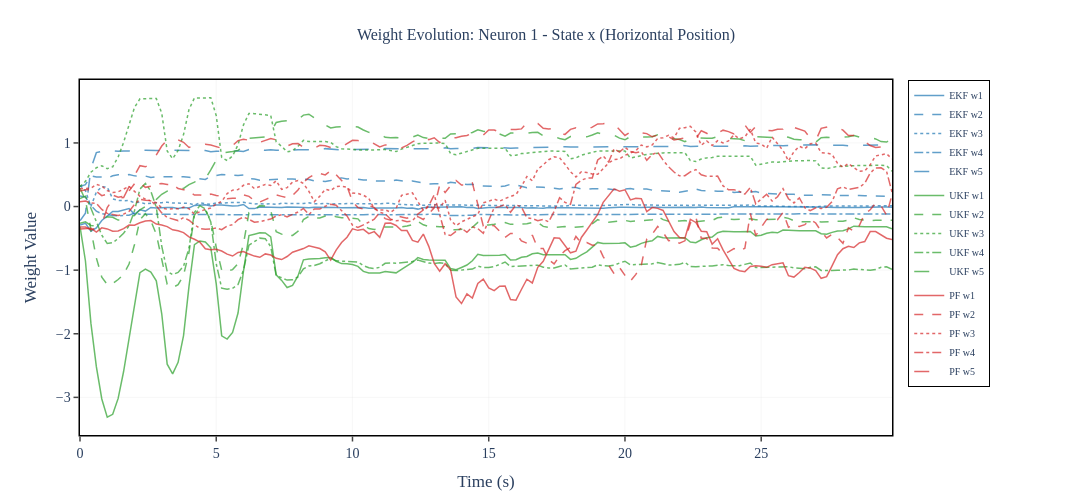
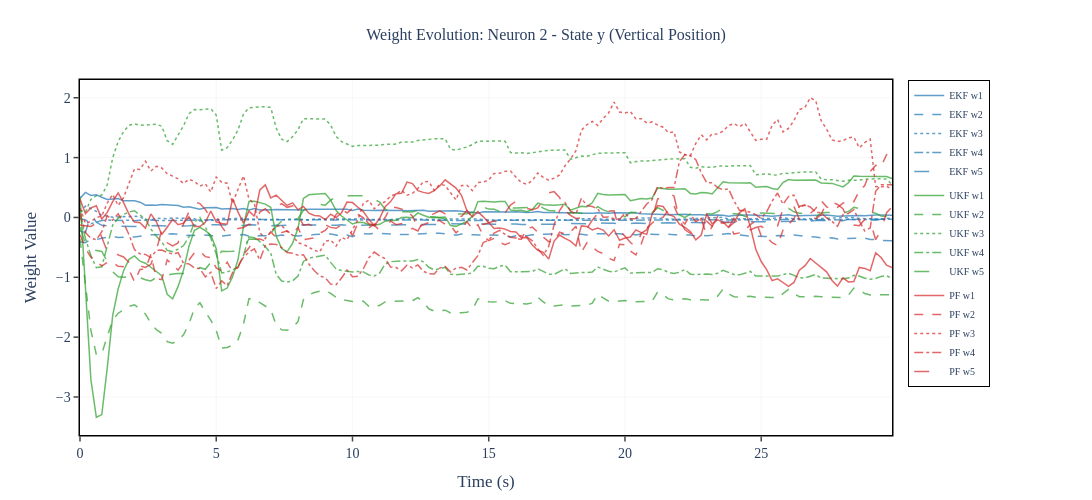
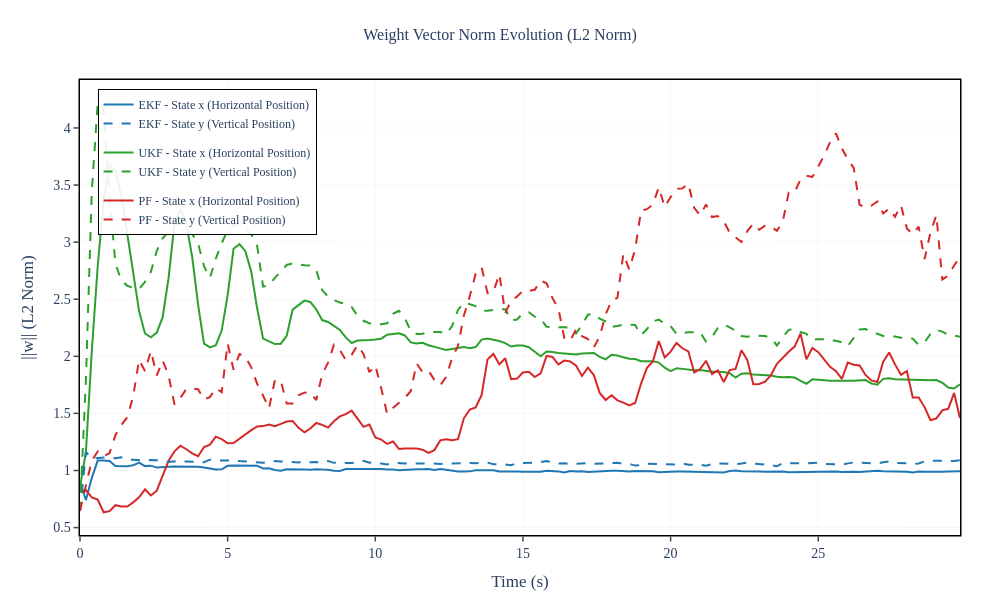

The cell these charts' notebook holds for them, in order:
### Code cell
# ============================================================
# Weight Evolution Plots (Thesis Quality)
# ============================================================

# Convert weight histories to arrays for easier plotting
weights_history_ekf_array = [np.array(weights_history_ekf[i]) for i in range(num_neurons)]
weights_history_ukf_array = [np.array(weights_history_ukf[i]) for i in range(num_neurons)]
weights_history_pf_array = [np.array(weights_history_pf[i]) for i in range(num_neurons)]

# Time vector for weight evolution (sampled every 10 steps)
t_weights = np.arange(0, len(weights_history_ekf[0])) * 10 * dt

state_names = ['x (Horizontal Position)', 'y (Vertical Position)', 'θ (Orientation)']
filter_colors = {'EKF': '#1f77b4', 'UKF': '#2ca02c', 'PF': '#d62728'}

# Plot weight evolution for each state (neuron)
for neuron_idx in range(num_neurons):
    fig_weights = go.Figure()
    
    # Get number of weights for this neuron
    n_weights = weights_history_ekf_array[neuron_idx].shape[1]
    
    # Plot only a subset of weights to avoid overcrowding (e.g., first 5 weights)
    weights_to_plot = min(5, n_weights)
    
    # EKF weights
    for w_idx in range(weights_to_plot):
        fig_weights.add_trace(go.Scatter(
            x=t_weights,
            y=weights_history_ekf_array[neuron_idx][:, w_idx],
            mode='lines',
            name=f'EKF w{w_idx+1}',
            line=dict(color=filter_colors['EKF'], width=1.5, dash=['solid', 'dash', 'dot', 'dashdot', 'longdash'][w_idx % 5]),
            opacity=0.7,
            legendgroup='EKF',
            showlegend=True
        ))
    
    # UKF weights
    for w_idx in range(weights_to_plot):
        fig_weights.add_trace(go.Scatter(
            x=t_weights,
            y=weights_history_ukf_array[neuron_idx][:, w_idx],
            mode='lines',
            name=f'UKF w{w_idx+1}',
            line=dict(color=filter_colors['UKF'], width=1.5, dash=['solid', 'dash', 'dot', 'dashdot', 'longdash'][w_idx % 5]),
            opacity=0.7,
            legendgroup='UKF',
            showlegend=True
        ))
    
    # PF weights
    for w_idx in range(weights_to_plot):
        fig_weights.add_trace(go.Scatter(
            x=t_weights,
            y=weights_history_pf_array[neuron_idx][:, w_idx],
            mode='lines',
            name=f'PF w{w_idx+1}',
            line=dict(color=filter_colors['PF'], width=1.5, dash=['solid', 'dash', 'dot', 'dashdot', 'longdash'][w_idx % 5]),
            opacity=0.7,
            legendgroup='PF',
            showlegend=True
        ))
    
    fig_weights.update_layout(
        title={
            'text': f'Weight Evolution: Neuron {neuron_idx+1} - State {state_names[neuron_idx]}',
            'x': 0.5,
            'xanchor': 'center',
            'font': {'size': thesis_config['title_font_size'], 'family': thesis_config['font_family']}
        },
        xaxis_title='Time (s)',
        yaxis_title='Weight Value',
        xaxis=dict(
            showgrid=True,
            gridcolor=thesis_config['grid_color'],
            gridwidth=thesis_config['grid_width'],
            showline=True,
            linewidth=1.5,
            linecolor='black',
            mirror=True,
            ticks='outside',
            tickwidth=1.5,
            ticklen=5
        ),
        yaxis=dict(
            showgrid=True,
            gridcolor=thesis_config['grid_color'],
            gridwidth=thesis_config['grid_width'],
            showline=True,
            linewidth=1.5,
            linecolor='black',
            mirror=True,
            ticks='outside',
            tickwidth=1.5,
            ticklen=5
        ),
        legend=dict(
            x=1.02,
            y=1.0,
            xanchor='left',
            yanchor='top',
            bgcolor='rgba(255, 255, 255, 0.9)',
            bordercolor='black',
            borderwidth=1,
            font=dict(size=10, family=thesis_config['font_family']),
            tracegroupgap=5
        ),
        font=dict(size=thesis_config['font_size'], family=thesis_config['font_family']),
        plot_bgcolor='white',
        paper_bgcolor='white',
        width=1200,
        height=500,
        margin=dict(l=80, r=200, t=80, b=60)
    )
    
    fig_weights.show()

# Plot weight norm evolution (L2 norm of all weights per neuron)
fig_norms = go.Figure()

for neuron_idx in range(num_neurons):
    # Calculate L2 norms
    ekf_norms = np.linalg.norm(weights_history_ekf_array[neuron_idx], axis=1)
    ukf_norms = np.linalg.norm(weights_history_ukf_array[neuron_idx], axis=1)
    pf_norms = np.linalg.norm(weights_history_pf_array[neuron_idx], axis=1)
    
    # EKF norm
    fig_norms.add_trace(go.Scatter(
        x=t_weights,
        y=ekf_norms,
        mode='lines',
        name=f'EKF - State {state_names[neuron_idx]}',
        line=dict(color=filter_colors['EKF'], width=2, dash=['solid', 'dash', 'dot'][neuron_idx]),
        legendgroup='EKF'
    ))
    
    # UKF norm
    fig_norms.add_trace(go.Scatter(
        x=t_weights,
        y=ukf_norms,
        mode='lines',
        name=f'UKF - State {state_names[neuron_idx]}',
        line=dict(color=filter_colors['UKF'], width=2, dash=['solid', 'dash', 'dot'][neuron_idx]),
        legendgroup='UKF'
    ))
    
    # PF norm
    fig_norms.add_trace(go.Scatter(
        x=t_weights,
        y=pf_norms,
        mode='lines',
        name=f'PF - State {state_names[neuron_idx]}',
        line=dict(color=filter_colors['PF'], width=2, dash=['solid', 'dash', 'dot'][neuron_idx]),
        legendgroup='PF'
    ))

fig_norms.update_layout(
    title={
        'text': 'Weight Vector Norm Evolution (L2 Norm)',
        'x': 0.5,
        'xanchor': 'center',
        'font': {'size': thesis_config['title_font_size'], 'family': thesis_config['font_family']}
    },
    xaxis_title='Time (s)',
    yaxis_title='||w|| (L2 Norm)',
    xaxis=dict(
        showgrid=True,
        gridcolor=thesis_config['grid_color'],
        gridwidth=thesis_config['grid_width'],
        showline=True,
        linewidth=1.5,
        linecolor='black',
        mirror=True,
        ticks='outside',
        tickwidth=1.5,
        ticklen=5
    ),
    yaxis=dict(
        showgrid=True,
        gridcolor=thesis_config['grid_color'],
        gridwidth=thesis_config['grid_width'],
        showline=True,
        linewidth=1.5,
        linecolor='black',
        mirror=True,
        ticks='outside',
        tickwidth=1.5,
        ticklen=5
    ),
    legend=dict(
        x=0.02,
        y=0.98,
        xanchor='left',
        yanchor='top',
        bgcolor='rgba(255, 255, 255, 0.9)',
        bordercolor='black',
        borderwidth=1,
        font=dict(size=thesis_config['legend_font_size'], family=thesis_config['font_family'])
    ),
    font=dict(size=thesis_config['font_size'], family=thesis_config['font_family']),
    plot_bgcolor='white',
    paper_bgcolor='white',
    width=thesis_config['plot_width'],
    height=600,
    margin=dict(l=80, r=40, t=80, b=60)
)

fig_norms.show()

print("\n✅ Weight evolution plots generated successfully")

### Figure 1 — Plotly figure (JSON) as saved in the notebook; plotly's stock layout.template omitted (floating-point values rounded to 4 significant figures; data arrays with more than 128 entries replaced by an {"elided": "..."} marker saying what was removed)
{"data": [{"legendgroup": "EKF", "line": {"color": "#1f77b4", "dash": "solid", "width": 1.5}, "mode": "lines", "name": "EKF w1", "opacity": 0.7, "showlegend": true, "type": "scatter", "x": {"elided": "150 float values"}, "y": {"elided": "150 float values"}}, {"legendgroup": "EKF", "line": {"color": "#1f77b4", "dash": "dash", "width": 1.5}, "mode": "lines", "name": "EKF w2", "opacity": 0.7, "showlegend": true, "type": "scatter", "x": {"elided": "150 float values"}, "y": {"elided": "150 float values"}}, {"legendgroup": "EKF", "line": {"color": "#1f77b4", "dash": "dot", "width": 1.5}, "mode": "lines", "name": "EKF w3", "opacity": 0.7, "showlegend": true, "type": "scatter", "x": {"elided": "150 float values"}, "y": {"elided": "150 float values"}}, {"legendgroup": "EKF", "line": {"color": "#1f77b4", "dash": "dashdot", "width": 1.5}, "mode": "lines", "name": "EKF w4", "opacity": 0.7, "showlegend": true, "type": "scatter", "x": {"elided": "150 float values"}, "y": {"elided": "150 float values"}}, {"legendgroup": "EKF", "line": {"color": "#1f77b4", "dash": "longdash", "width": 1.5}, "mode": "lines", "name": "EKF w5", "opacity": 0.7, "showlegend": true, "type": "scatter", "x": {"elided": "150 float values"}, "y": {"elided": "150 float values"}}, {"legendgroup": "UKF", "line": {"color": "#2ca02c", "dash": "solid", "width": 1.5}, "mode": "lines", "name": "UKF w1", "opacity": 0.7, "showlegend": true, "type": "scatter", "x": {"elided": "150 float values"}, "y": {"elided": "150 float values"}}, {"legendgroup": "UKF", "line": {"color": "#2ca02c", "dash": "dash", "width": 1.5}, "mode": "lines", "name": "UKF w2", "opacity": 0.7, "showlegend": true, "type": "scatter", "x": {"elided": "150 float values"}, "y": {"elided": "150 float values"}}, {"legendgroup": "UKF", "line": {"color": "#2ca02c", "dash": "dot", "width": 1.5}, "mode": "lines", "name": "UKF w3", "opacity": 0.7, "showlegend": true, "type": "scatter", "x": {"elided": "150 float values"}, "y": {"elided": "150 float values"}}, {"legendgroup": "UKF", "line": {"color": "#2ca02c", "dash": "dashdot", "width": 1.5}, "mode": "lines", "name": "UKF w4", "opacity": 0.7, "showlegend": true, "type": "scatter", "x": {"elided": "150 float values"}, "y": {"elided": "150 float values"}}, {"legendgroup": "UKF", "line": {"color": "#2ca02c", "dash": "longdash", "width": 1.5}, "mode": "lines", "name": "UKF w5", "opacity": 0.7, "showlegend": true, "type": "scatter", "x": {"elided": "150 float values"}, "y": {"elided": "150 float values"}}, {"legendgroup": "PF", "line": {"color": "#d62728", "dash": "solid", "width": 1.5}, "mode": "lines", "name": "PF w1", "opacity": 0.7, "showlegend": true, "type": "scatter", "x": {"elided": "150 float values"}, "y": {"elided": "150 float values"}}, {"legendgroup": "PF", "line": {"color": "#d62728", "dash": "dash", "width": 1.5}, "mode": "lines", "name": "PF w2", "opacity": 0.7, "showlegend": true, "type": "scatter", "x": {"elided": "150 float values"}, "y": {"elided": "150 float values"}}, {"legendgroup": "PF", "line": {"color": "#d62728", "dash": "dot", "width": 1.5}, "mode": "lines", "name": "PF w3", "opacity": 0.7, "showlegend": true, "type": "scatter", "x": {"elided": "150 float values"}, "y": {"elided": "150 float values"}}, {"legendgroup": "PF", "line": {"color": "#d62728", "dash": "dashdot", "width": 1.5}, "mode": "lines", "name": "PF w4", "opacity": 0.7, "showlegend": true, "type": "scatter", "x": {"elided": "150 float values"}, "y": {"elided": "150 float values"}}, {"legendgroup": "PF", "line": {"color": "#d62728", "dash": "longdash", "width": 1.5}, "mode": "lines", "name": "PF w5", "opacity": 0.7, "showlegend": true, "type": "scatter", "x": {"elided": "150 float values"}, "y": {"elided": "150 float values"}}], "layout": {"font": {"family": "Computer Modern, serif", "size": 14}, "height": 500, "legend": {"bgcolor": "rgba(255, 255, 255, 0.9)", "bordercolor": "black", "borderwidth": 1, "font": {"family": "Computer Modern, serif", "size": 10}, "tracegroupgap": 5, "x": 1.02, "xanchor": "left", "y": 1, "yanchor": "top"}, "margin": {"b": 60, "l": 80, "r": 200, "t": 80}, "paper_bgcolor": "white", "plot_bgcolor": "white", "title": {"font": {"family": "Computer Modern, serif", "size": 16}, "text": "Weight Evolution: Neuron 1 - State x (Horizontal Position)", "x": 0.5, "xanchor": "center"}, "width": 1200, "xaxis": {"gridcolor": "rgba(200, 200, 200, 0.3)", "gridwidth": 0.5, "linecolor": "black", "linewidth": 1.5, "mirror": true, "showgrid": true, "showline": true, "ticklen": 5, "ticks": "outside", "tickwidth": 1.5, "title": {"text": "Time (s)"}}, "yaxis": {"gridcolor": "rgba(200, 200, 200, 0.3)", "gridwidth": 0.5, "linecolor": "black", "linewidth": 1.5, "mirror": true, "showgrid": true, "showline": true, "ticklen": 5, "ticks": "outside", "tickwidth": 1.5, "title": {"text": "Weight Value"}}}}

### Figure 2 — Plotly figure (JSON) as saved in the notebook; plotly's stock layout.template omitted (floating-point values rounded to 4 significant figures; data arrays with more than 128 entries replaced by an {"elided": "..."} marker saying what was removed)
{"data": [{"legendgroup": "EKF", "line": {"color": "#1f77b4", "dash": "solid", "width": 1.5}, "mode": "lines", "name": "EKF w1", "opacity": 0.7, "showlegend": true, "type": "scatter", "x": {"elided": "150 float values"}, "y": {"elided": "150 float values"}}, {"legendgroup": "EKF", "line": {"color": "#1f77b4", "dash": "dash", "width": 1.5}, "mode": "lines", "name": "EKF w2", "opacity": 0.7, "showlegend": true, "type": "scatter", "x": {"elided": "150 float values"}, "y": {"elided": "150 float values"}}, {"legendgroup": "EKF", "line": {"color": "#1f77b4", "dash": "dot", "width": 1.5}, "mode": "lines", "name": "EKF w3", "opacity": 0.7, "showlegend": true, "type": "scatter", "x": {"elided": "150 float values"}, "y": {"elided": "150 float values"}}, {"legendgroup": "EKF", "line": {"color": "#1f77b4", "dash": "dashdot", "width": 1.5}, "mode": "lines", "name": "EKF w4", "opacity": 0.7, "showlegend": true, "type": "scatter", "x": {"elided": "150 float values"}, "y": {"elided": "150 float values"}}, {"legendgroup": "EKF", "line": {"color": "#1f77b4", "dash": "longdash", "width": 1.5}, "mode": "lines", "name": "EKF w5", "opacity": 0.7, "showlegend": true, "type": "scatter", "x": {"elided": "150 float values"}, "y": {"elided": "150 float values"}}, {"legendgroup": "UKF", "line": {"color": "#2ca02c", "dash": "solid", "width": 1.5}, "mode": "lines", "name": "UKF w1", "opacity": 0.7, "showlegend": true, "type": "scatter", "x": {"elided": "150 float values"}, "y": {"elided": "150 float values"}}, {"legendgroup": "UKF", "line": {"color": "#2ca02c", "dash": "dash", "width": 1.5}, "mode": "lines", "name": "UKF w2", "opacity": 0.7, "showlegend": true, "type": "scatter", "x": {"elided": "150 float values"}, "y": {"elided": "150 float values"}}, {"legendgroup": "UKF", "line": {"color": "#2ca02c", "dash": "dot", "width": 1.5}, "mode": "lines", "name": "UKF w3", "opacity": 0.7, "showlegend": true, "type": "scatter", "x": {"elided": "150 float values"}, "y": {"elided": "150 float values"}}, {"legendgroup": "UKF", "line": {"color": "#2ca02c", "dash": "dashdot", "width": 1.5}, "mode": "lines", "name": "UKF w4", "opacity": 0.7, "showlegend": true, "type": "scatter", "x": {"elided": "150 float values"}, "y": {"elided": "150 float values"}}, {"legendgroup": "UKF", "line": {"color": "#2ca02c", "dash": "longdash", "width": 1.5}, "mode": "lines", "name": "UKF w5", "opacity": 0.7, "showlegend": true, "type": "scatter", "x": {"elided": "150 float values"}, "y": {"elided": "150 float values"}}, {"legendgroup": "PF", "line": {"color": "#d62728", "dash": "solid", "width": 1.5}, "mode": "lines", "name": "PF w1", "opacity": 0.7, "showlegend": true, "type": "scatter", "x": {"elided": "150 float values"}, "y": {"elided": "150 float values"}}, {"legendgroup": "PF", "line": {"color": "#d62728", "dash": "dash", "width": 1.5}, "mode": "lines", "name": "PF w2", "opacity": 0.7, "showlegend": true, "type": "scatter", "x": {"elided": "150 float values"}, "y": {"elided": "150 float values"}}, {"legendgroup": "PF", "line": {"color": "#d62728", "dash": "dot", "width": 1.5}, "mode": "lines", "name": "PF w3", "opacity": 0.7, "showlegend": true, "type": "scatter", "x": {"elided": "150 float values"}, "y": {"elided": "150 float values"}}, {"legendgroup": "PF", "line": {"color": "#d62728", "dash": "dashdot", "width": 1.5}, "mode": "lines", "name": "PF w4", "opacity": 0.7, "showlegend": true, "type": "scatter", "x": {"elided": "150 float values"}, "y": {"elided": "150 float values"}}, {"legendgroup": "PF", "line": {"color": "#d62728", "dash": "longdash", "width": 1.5}, "mode": "lines", "name": "PF w5", "opacity": 0.7, "showlegend": true, "type": "scatter", "x": {"elided": "150 float values"}, "y": {"elided": "150 float values"}}], "layout": {"font": {"family": "Computer Modern, serif", "size": 14}, "height": 500, "legend": {"bgcolor": "rgba(255, 255, 255, 0.9)", "bordercolor": "black", "borderwidth": 1, "font": {"family": "Computer Modern, serif", "size": 10}, "tracegroupgap": 5, "x": 1.02, "xanchor": "left", "y": 1, "yanchor": "top"}, "margin": {"b": 60, "l": 80, "r": 200, "t": 80}, "paper_bgcolor": "white", "plot_bgcolor": "white", "title": {"font": {"family": "Computer Modern, serif", "size": 16}, "text": "Weight Evolution: Neuron 2 - State y (Vertical Position)", "x": 0.5, "xanchor": "center"}, "width": 1200, "xaxis": {"gridcolor": "rgba(200, 200, 200, 0.3)", "gridwidth": 0.5, "linecolor": "black", "linewidth": 1.5, "mirror": true, "showgrid": true, "showline": true, "ticklen": 5, "ticks": "outside", "tickwidth": 1.5, "title": {"text": "Time (s)"}}, "yaxis": {"gridcolor": "rgba(200, 200, 200, 0.3)", "gridwidth": 0.5, "linecolor": "black", "linewidth": 1.5, "mirror": true, "showgrid": true, "showline": true, "ticklen": 5, "ticks": "outside", "tickwidth": 1.5, "title": {"text": "Weight Value"}}}}

### Figure 3 — Plotly figure (JSON) as saved in the notebook; plotly's stock layout.template omitted (floating-point values rounded to 4 significant figures; data arrays with more than 128 entries replaced by an {"elided": "..."} marker saying what was removed)
{"data": [{"legendgroup": "EKF", "line": {"color": "#1f77b4", "dash": "solid", "width": 2}, "mode": "lines", "name": "EKF - State x (Horizontal Position)", "type": "scatter", "x": {"elided": "150 float values"}, "y": {"elided": "150 float values"}}, {"legendgroup": "UKF", "line": {"color": "#2ca02c", "dash": "solid", "width": 2}, "mode": "lines", "name": "UKF - State x (Horizontal Position)", "type": "scatter", "x": {"elided": "150 float values"}, "y": {"elided": "150 float values"}}, {"legendgroup": "PF", "line": {"color": "#d62728", "dash": "solid", "width": 2}, "mode": "lines", "name": "PF - State x (Horizontal Position)", "type": "scatter", "x": {"elided": "150 float values"}, "y": {"elided": "150 float values"}}, {"legendgroup": "EKF", "line": {"color": "#1f77b4", "dash": "dash", "width": 2}, "mode": "lines", "name": "EKF - State y (Vertical Position)", "type": "scatter", "x": {"elided": "150 float values"}, "y": {"elided": "150 float values"}}, {"legendgroup": "UKF", "line": {"color": "#2ca02c", "dash": "dash", "width": 2}, "mode": "lines", "name": "UKF - State y (Vertical Position)", "type": "scatter", "x": {"elided": "150 float values"}, "y": {"elided": "150 float values"}}, {"legendgroup": "PF", "line": {"color": "#d62728", "dash": "dash", "width": 2}, "mode": "lines", "name": "PF - State y (Vertical Position)", "type": "scatter", "x": {"elided": "150 float values"}, "y": {"elided": "150 float values"}}], "layout": {"font": {"family": "Computer Modern, serif", "size": 14}, "height": 600, "legend": {"bgcolor": "rgba(255, 255, 255, 0.9)", "bordercolor": "black", "borderwidth": 1, "font": {"family": "Computer Modern, serif", "size": 12}, "x": 0.02, "xanchor": "left", "y": 0.98, "yanchor": "top"}, "margin": {"b": 60, "l": 80, "r": 40, "t": 80}, "paper_bgcolor": "white", "plot_bgcolor": "white", "title": {"font": {"family": "Computer Modern, serif", "size": 16}, "text": "Weight Vector Norm Evolution (L2 Norm)", "x": 0.5, "xanchor": "center"}, "width": 1000, "xaxis": {"gridcolor": "rgba(200, 200, 200, 0.3)", "gridwidth": 0.5, "linecolor": "black", "linewidth": 1.5, "mirror": true, "showgrid": true, "showline": true, "ticklen": 5, "ticks": "outside", "tickwidth": 1.5, "title": {"text": "Time (s)"}}, "yaxis": {"gridcolor": "rgba(200, 200, 200, 0.3)", "gridwidth": 0.5, "linecolor": "black", "linewidth": 1.5, "mirror": true, "showgrid": true, "showline": true, "ticklen": 5, "ticks": "outside", "tickwidth": 1.5, "title": {"text": "||w|| (L2 Norm)"}}}}
